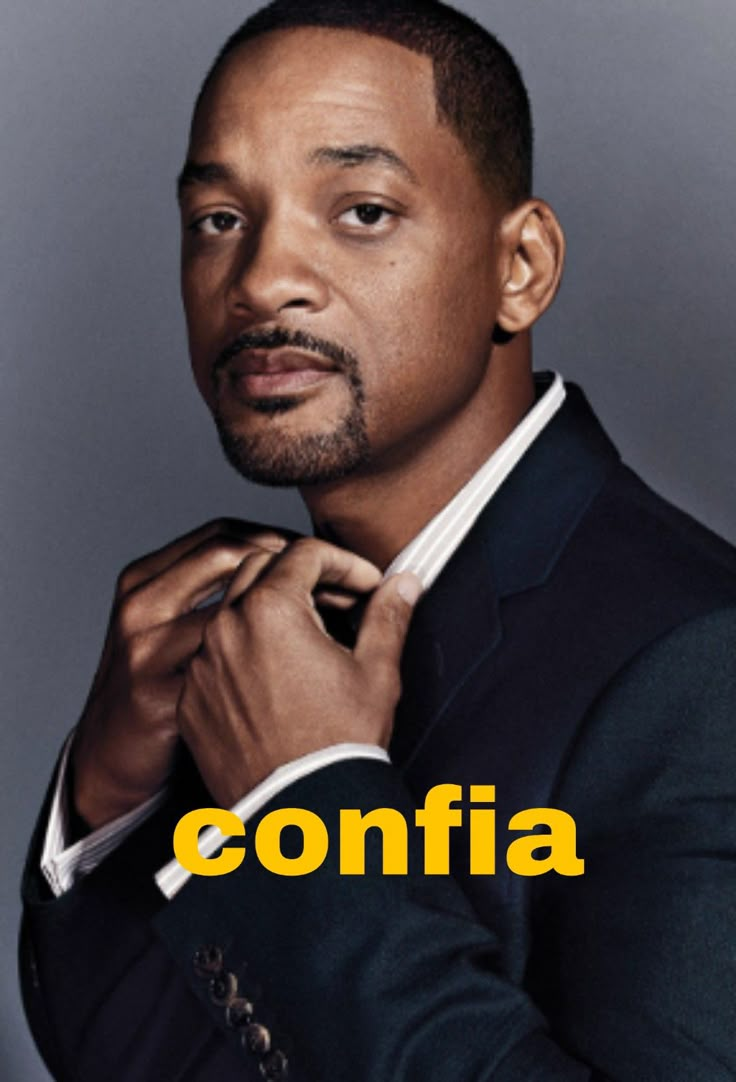
#> input picture images/will.jpg, 736 x 1082 px
$ python tools.py
#> lines starting #> are read from the running program, lines starting #| are printed output that depends on the picture; after the words box and inside, x2 and y2 are one past the last pixel; in counts of white or black regions, pixels touching at a corner belong together
# criar venv (Mac/Linux): python3 -m venv venv
# ativar venv (Mac/Linux): source venv/bin/activate

# criar venv (Windows): python -m venv venv
# ativar venv (Windows): venv\Scripts\activate

# instalar bibliotecas: pip install -r requirements.txt

import cv2
import numpy as np

# Configuracao
IMAGE_PATH = 'images/will.jpg'
WINDOW_NAME = 'OpenCV Transformacoes Classicas'

img_bgr = cv2.imread(IMAGE_PATH)
#> img_bgr is the input picture: shape (1082, 736, 3); mean B, G, R 66.7, 67.3, 77.5

if img_bgr is None:
    print(f"ERRO: Nao foi possivel carregar a imagem em '{IMAGE_PATH}'.")

# Exibe a imagem original
cv2.imshow(f"{WINDOW_NAME} - 1. Original (BGR)", img_bgr)

# Transforma em tons de cinza
img_gray = cv2.cvtColor(img_bgr, cv2.COLOR_BGR2GRAY)
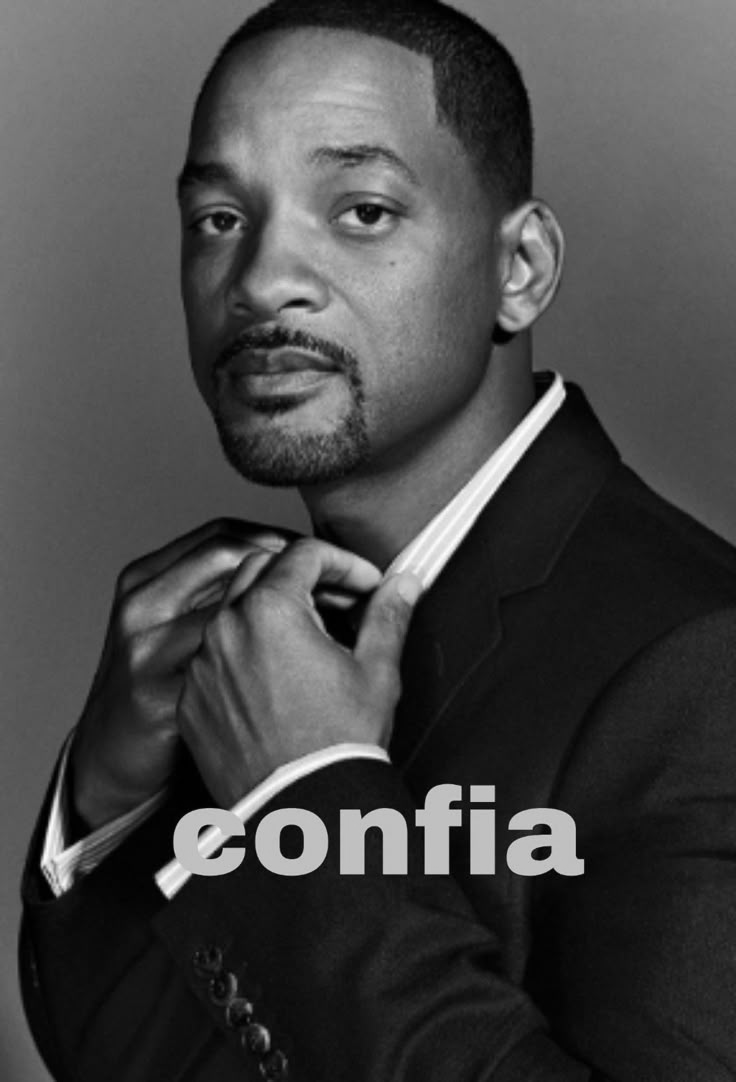
#> img_gray: shape (1082, 736); min 0, max 254, mean 70.3
cv2.imshow(f"{WINDOW_NAME} - 2. Tons de Cinza", img_gray)


# Binarizacao usando limiar fixo
limiar, img_binary = cv2.threshold(img_gray, 127, 255, cv2.THRESH_BINARY)
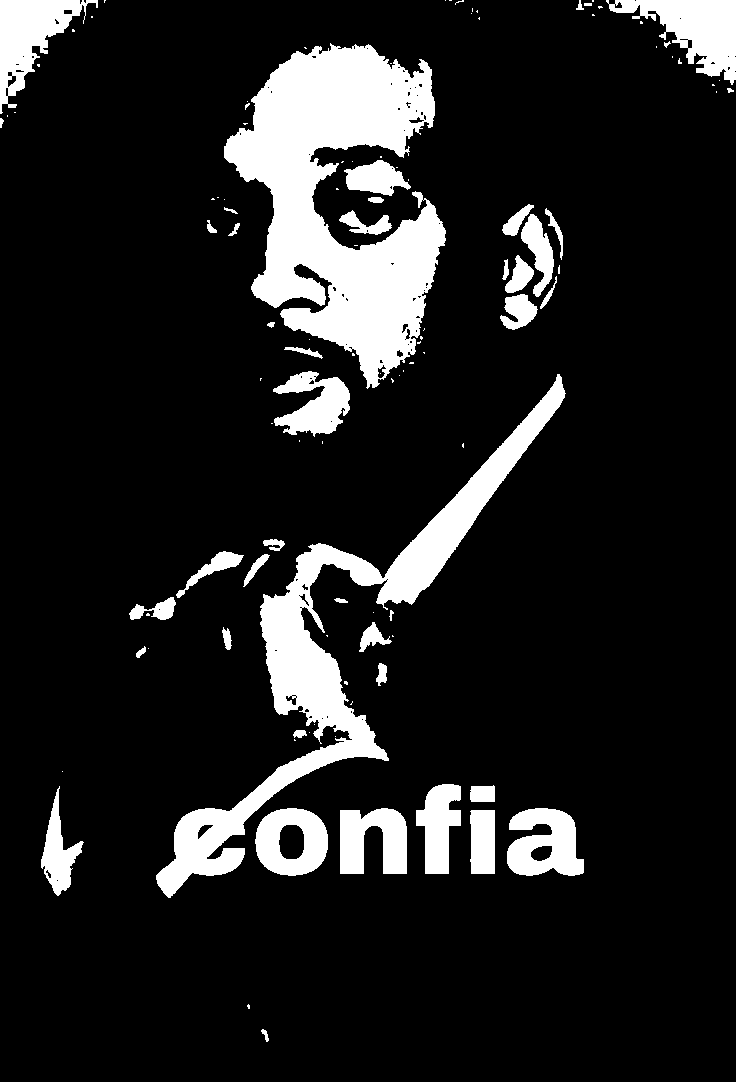
#> img_binary: shape (1082, 736); 13% white; 112 white regions (68 under 20 px), largest, box (x1, y1, x2, y2) and area: (224, 43, 446, 389) 39477, (156, 374, 566, 898) 25835, (606, 0, 736, 85) 5151
cv2.imshow(f"{WINDOW_NAME} - 3. Binarizacao (Limiar 127)", img_binary)


# Deteccao de bordas usando o algoritmo Canny
img_edges = cv2.Canny(img_gray, 50, 150)
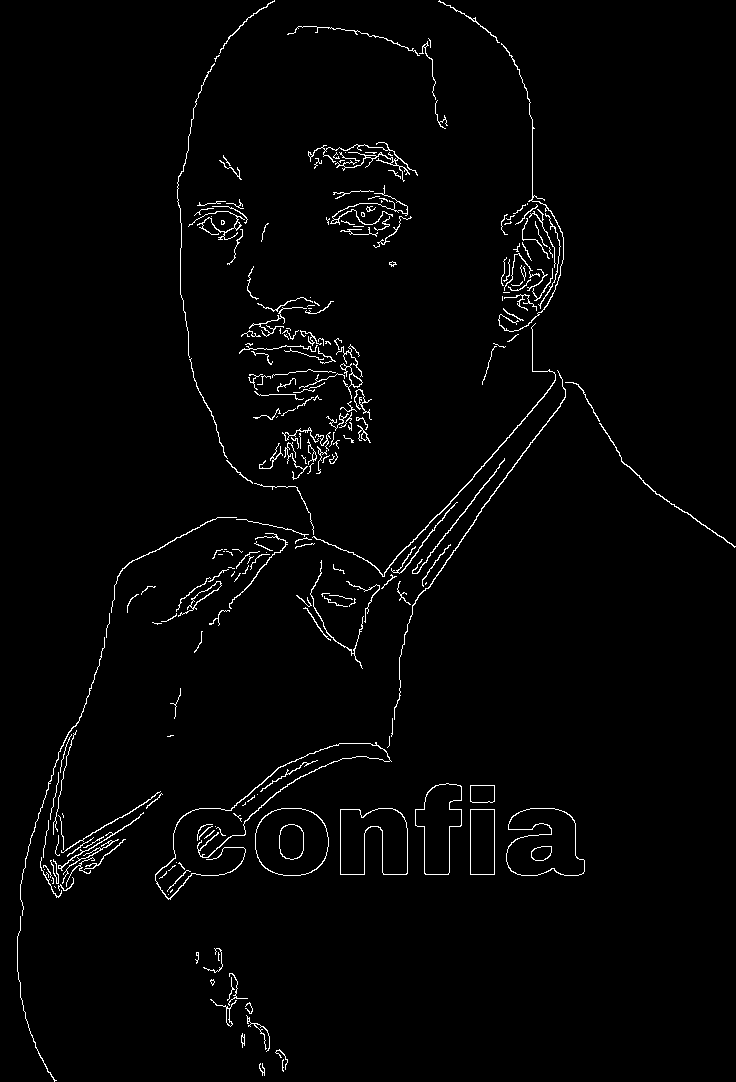
#> img_edges: shape (1082, 736); 2% white in thin lines or dots
cv2.imshow(f"{WINDOW_NAME} - 4. Deteccao de Bordas (Canny)", img_edges)

# Espera ate que uma tecla seja pressionada
cv2.waitKey(0)

# Destroi todas as janelas
cv2.destroyAllWindows()
